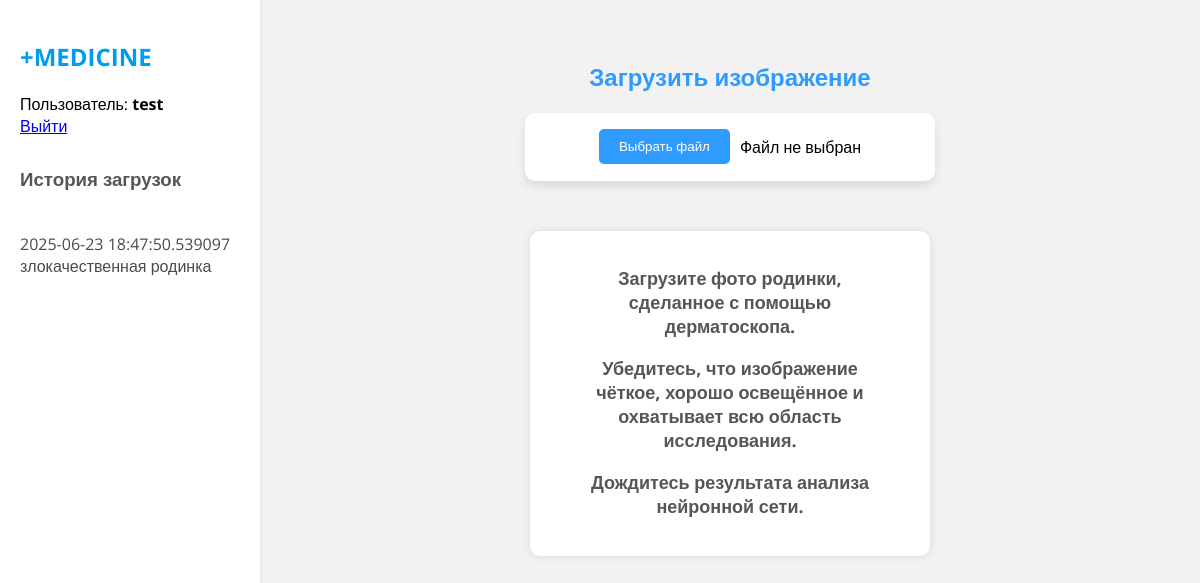
Screenshot of / (signed in) with the database file from the repository.
### app.py (models this page shows, shortened)
class User(UserMixin, db.Model):
    id = db.Column(db.Integer, primary_key=True)
    username = db.Column(db.String(64), unique=True, nullable=False)
    password_hash = db.Column(db.String(128), nullable=False)
    uploads = db.relationship('Upload', backref='user', lazy=True)

class Upload(db.Model):
    id = db.Column(db.Integer, primary_key=True)
    filename = db.Column(db.String(128), nullable=False)
    image_path = db.Column(db.String(256), nullable=False)
    diagnosis = db.Column(db.String(64), nullable=False)
    date = db.Column(db.DateTime, nullable=False)
    outputs = db.Column(db.PickleType)
    user_id = db.Column(db.Integer, db.ForeignKey('user.id'), nullable=False)

### app.py (the view)
@app.route('/')
@login_required
def index():
    user_uploads = Upload.query.filter_by(user_id=current_user.id).order_by(Upload.date.desc()).limit(10).all()
    return render_template('index.html', history=user_uploads, current_user=current_user)

### app.py (called while the page is built)
@login_manager.user_loader
def load_user(user_id):
    return User.query.get(int(user_id))

### templates/index.html (shortened to what this page needs)
<!DOCTYPE html>
<html lang="ru">
<head>
    <link rel="stylesheet" href="{{ url_for('static', filename='css/style.css') }}">
</head>
<body>
    <div class="container">
        <aside class="sidebar">
            <h1 class="logo">+MEDICINE</h1>
            <div style="margin-bottom: 10px;">
                {% if current_user.is_authenticated %}
                    <span>Пользователь: <b>{{ current_user.username }}</b></span><br>
                    <a href="{{ url_for('logout') }}">Выйти</a>
                {% else %}
                    <a href="{{ url_for('login') }}">Войти</a>
                {% endif %}
            </div>
            <h3 class="history-title">История загрузок</h3>
            <ul class="history-list">
                {% if history %}
                    {% for item in history|reverse %}
                        <li class="history-item" onclick="showHistoryItem('{{ item.image_path }}', '{{ item.diagnosis }}')">
                            <span class="history-date">{{ item.date }}</span><br>
                            <span class="history-diagnosis {{ 'malignant' if item.diagnosis == 'злокачественная родинка' else 'benign' }}">
                                {{ item.diagnosis }}
                            </span>
                        </li>
                    {% endfor %}
                {% else %}
                    <li class="history-item">Нет данных</li>
                {% endif %}
            </ul>
        </aside>
        <main class="main-content">
            <h2>Загрузить изображение</h2>
            <div class="upload-section">
                <button id="chooseFileButton" class="button">Выбрать файл</button>
                <span id="fileName">Файл не выбран</span>
            </div>
            <div class="result" id="resultSection">
                <p>Загрузите фото родинки, сделанное с помощью дерматоскопа.</p>
                <p>Убедитесь, что изображение чёткое, хорошо освещённое и охватывает всю область исследования.</p>
                <p>Дождитесь результата анализа нейронной сети.</p>
            </div>
        </main>
    </div>
</body>
</html>

### static/css/style.css (style rules this page uses)
html, body { height: 100%; margin: 0; font-family: 'Open Sans', sans-serif; background-color: #F2F2F2; }
.container { display: flex; height: 100vh; }
.sidebar { width: 220px; background-color: #fff; padding: 20px; box-shadow: 2px 0 5px rgba(0,0,0,0.05); display: flex; flex-direction: column; justify-content: flex-start; }
.logo { color: #009cf0; margin-bottom: 20px; }
.sidebar h3 { color: #565656; }
.sidebar ul { list-style: none; padding-left: 0; }
.sidebar li { margin: 8px 0; color: #4B4B4B; }
.main-content { flex: 1; padding: 40px; text-align: center; }
.main-content h2 { color: #309BFF; }
.upload-section { margin: 20px 0; background-color: #fff; box-shadow: 0px 5px 10px 0px #0000001A; width: 410px; height: 68px; border-radius: 10px; margin-left: auto; margin-right: auto; display: flex; align-items: center; justify-content: center; }
.upload-section button { background-color: #309BFF; color: white; padding: 10px 20px; border: none; cursor: pointer; margin-right: 10px; border-radius: 5px; }
.result { background-color: white; display: inline-block; padding: 20px 50px; border-radius: 10px; box-shadow: 0px 0px 10px rgba(0,0,0,0.1); margin-top: 30px; max-width: 300px; color: #565656; }
.result p { margin-top: 10px; font-weight: bold; }
#resultSection p { margin-top: 15px; font-weight: bold; font-size: 18px; }

### rows the page displays
User: username "test"
Upload: date "2025-06-23 18:47:50.539097", diagnosis "злокачественная родинка"
